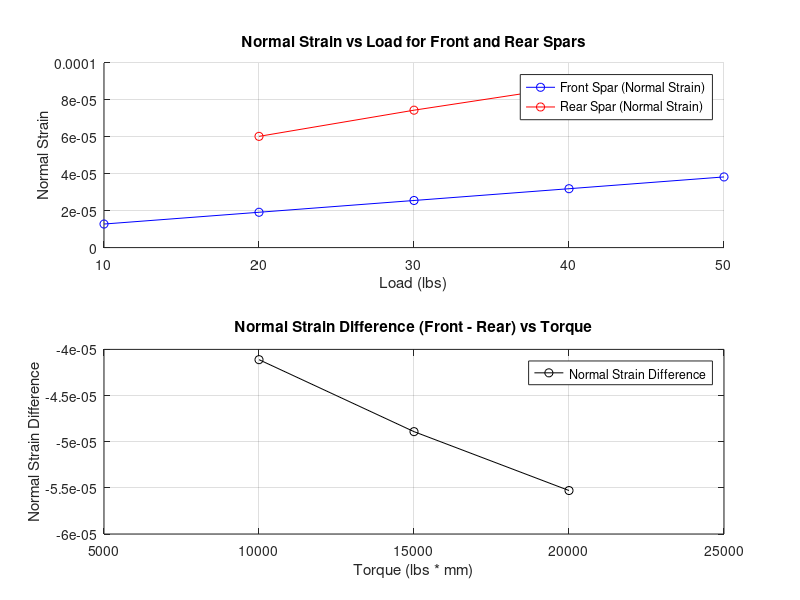
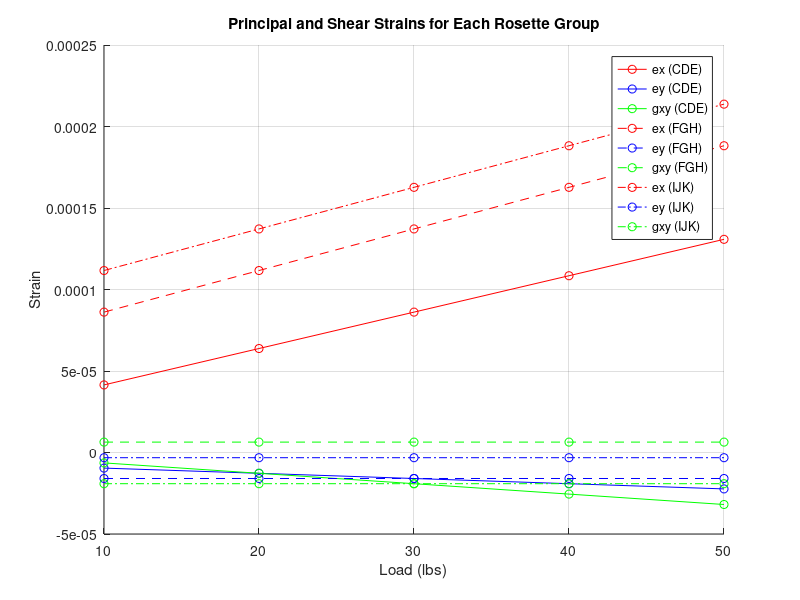

MATLAB code to generate these figures, in order:
% Constants for strain gauge conversion
Vin = 15;                % Input voltage to the strain gauge bridge (V)
S = 2.09;                % Strain gauge factor
G = 1000;                % Amplifier gain
L = 500;                 % Lever arm length (mm) for torque calculation
load_cases_front = [10, 20, 30, 40, 50];  % Load increments for front spar (lbs)
load_cases_rear = [12, 18, 27, 36, 48];   % Load increments for rear spar (lbs)

% Example dataset for strain gauge readings (All 9 gauges)
strain_gauge_data = [
    0.10, 0.15, 0.20, 0.25, 0.30;  % Gauge C (X-axis)
    0.20, 0.30, 0.40, 0.50, 0.60;  % Gauge D (45°)
    0.15, 0.25, 0.35, 0.45, 0.55;  % Gauge E (Y-axis)
    0.30, 0.40, 0.50, 0.60, 0.70;  % Gauge F (X-axis)
    0.40, 0.50, 0.60, 0.70, 0.80;  % Gauge G (45°)
    0.25, 0.35, 0.45, 0.55, 0.65;  % Gauge H (Y-axis)
    0.35, 0.45, 0.55, 0.65, 0.75;  % Gauge I (X-axis)
    0.45, 0.55, 0.65, 0.75, 0.85;  % Gauge J (45°)
    0.50, 0.60, 0.70, 0.80, 0.90;  % Gauge K (Y-axis)
];

% Number of strain gauges and load cases
num_gauges = size(strain_gauge_data, 1);
num_cases = size(strain_gauge_data, 2);

% Initialize an array for strains
strains = zeros(num_gauges, num_cases);

% Step 1: Convert strain gauge voltage to strain
for i = 1:num_cases
    for j = 1:num_gauges
        V_out = strain_gauge_data(j, i);  % Voltage reading for each load case
        strains(j, i) = (4 * V_out) / (Vin * S * G);  % Convert voltage to strain
    end
end

% Step 2: Group strains into rosettes
strains_CDE = strains(1:3, :);  % Group CDE (C: X-axis, D: 45°, E: Y-axis)
strains_FGH = strains(4:6, :);  % Group FGH (F: X-axis, G: 45°, H: Y-axis)
strains_IJK = strains(7:9, :);  % Group IJK (I: X-axis, J: 45°, K: Y-axis)

% Step 3: Calculate principal strains and shear strains for each rosette
% Function to calculate principal strains
function [ex, ey, gxy] = calculate_principal_strains(ea, eb, ec)
    theta = 45;  % Angle between rosette gauges
    ex = (ea + ec) / 2 + ((ea - ec) / 2) * cos(2 * deg2rad(theta)) + eb * sin(2 * deg2rad(theta));
    ey = (ea + ec) / 2 - ((ea - ec) / 2) * cos(2 * deg2rad(theta)) - eb * sin(2 * deg2rad(theta));
    gxy = (ea - ec) * sin(2 * deg2rad(theta)) + eb * cos(2 * deg2rad(theta));
end

% Compute strains for each group
[ex_CDE, ey_CDE, gxy_CDE] = calculate_principal_strains(strains_CDE(1, :), strains_CDE(2, :), strains_CDE(3, :));
[ex_FGH, ey_FGH, gxy_FGH] = calculate_principal_strains(strains_FGH(1, :), strains_FGH(2, :), strains_FGH(3, :));
[ex_IJK, ey_IJK, gxy_IJK] = calculate_principal_strains(strains_IJK(1, :), strains_IJK(2, :), strains_IJK(3, :));

% Step 4: Convert principal strains to normal strains (epsilon_n)
theta = 45;  % Angle for normal strain calculation (in degrees)
theta_rad = deg2rad(theta);  % Convert angle to radians

% Function to calculate normal strain (epsilon_n)
function epsilon_n = calculate_normal_strain(e_x, e_y, g_xy, theta_rad)
    epsilon_n = e_x * cos(theta_rad)^2 + e_y * sin(theta_rad)^2 + g_xy * sin(theta_rad) * cos(theta_rad);
end

% Calculate normal strains for front, midpoint, and rear spar
epsilon_n_front = calculate_normal_strain(ex_CDE, ey_CDE, gxy_CDE, theta_rad);  % Front spar (strain front)
epsilon_n_mid = calculate_normal_strain(ex_FGH, ey_FGH, gxy_FGH, theta_rad);   % Midpoint spar (strain midpoint)
epsilon_n_rear = calculate_normal_strain(ex_IJK, ey_IJK, gxy_IJK, theta_rad);   % Rear spar (strain rear)

% Interpolate rear spar normal strain to match front spar load cases
epsilon_n_rear_interp = interp1(load_cases_rear, epsilon_n_rear, load_cases_front, 'linear');

% Step 5: Compute strain difference (front - rear)
strain_diff = epsilon_n_front - epsilon_n_rear_interp;

% Step 6: Compute torque (P * L) for each load case
torque = load_cases_front * L;  % Torque = Load * Moment Arm

% Step 7: Plot results for both load cases and torque
figure;
subplot(2, 1, 1);
hold on;
plot(load_cases_front, epsilon_n_front, 'b-o', 'DisplayName', 'Front Spar (Normal Strain)');
plot(load_cases_front, epsilon_n_rear_interp, 'r-o', 'DisplayName', 'Rear Spar (Normal Strain)');
xlabel('Load (lbs)');
ylabel('Normal Strain');
title('Normal Strain vs Load for Front and Rear Spars');
legend('Location', 'best');
grid on;
hold off;

% Plot Normal Strain Difference vs Torque (Load * Moment Arm)
subplot(2, 1, 2);
plot(torque, strain_diff, 'k-o', 'DisplayName', 'Normal Strain Difference');
xlabel('Torque (lbs * mm)');
ylabel('Normal Strain Difference');
title('Normal Strain Difference (Front - Rear) vs Torque');
legend('Location', 'best');
grid on;

% Step 8: Plot Principal Strains for Each Rosette Group
figure;
hold on;
plot(load_cases_front, ex_CDE, 'r-o', 'DisplayName', 'ex (CDE)');
plot(load_cases_front, ey_CDE, 'b-o', 'DisplayName', 'ey (CDE)');
plot(load_cases_front, gxy_CDE, 'g-o', 'DisplayName', 'gxy (CDE)');

plot(load_cases_front, ex_FGH, 'r--o', 'DisplayName', 'ex (FGH)');
plot(load_cases_front, ey_FGH, 'b--o', 'DisplayName', 'ey (FGH)');
plot(load_cases_front, gxy_FGH, 'g--o', 'DisplayName', 'gxy (FGH)');

plot(load_cases_front, ex_IJK, 'r-.o', 'DisplayName', 'ex (IJK)');
plot(load_cases_front, ey_IJK, 'b-.o', 'DisplayName', 'ey (IJK)');
plot(load_cases_front, gxy_IJK, 'g-.o', 'DisplayName', 'gxy (IJK)');

xlabel('Load (lbs)');
ylabel('Strain');
title('Principal and Shear Strains for Each Rosette Group');
legend('Location', 'best');
grid on;
hold off;

% Save results for further analysis
save('torque_normal_strain_data.mat', 'load_cases_front', 'strain_diff', 'torque');


% confused as the rosettes arent placed where we expect them to be